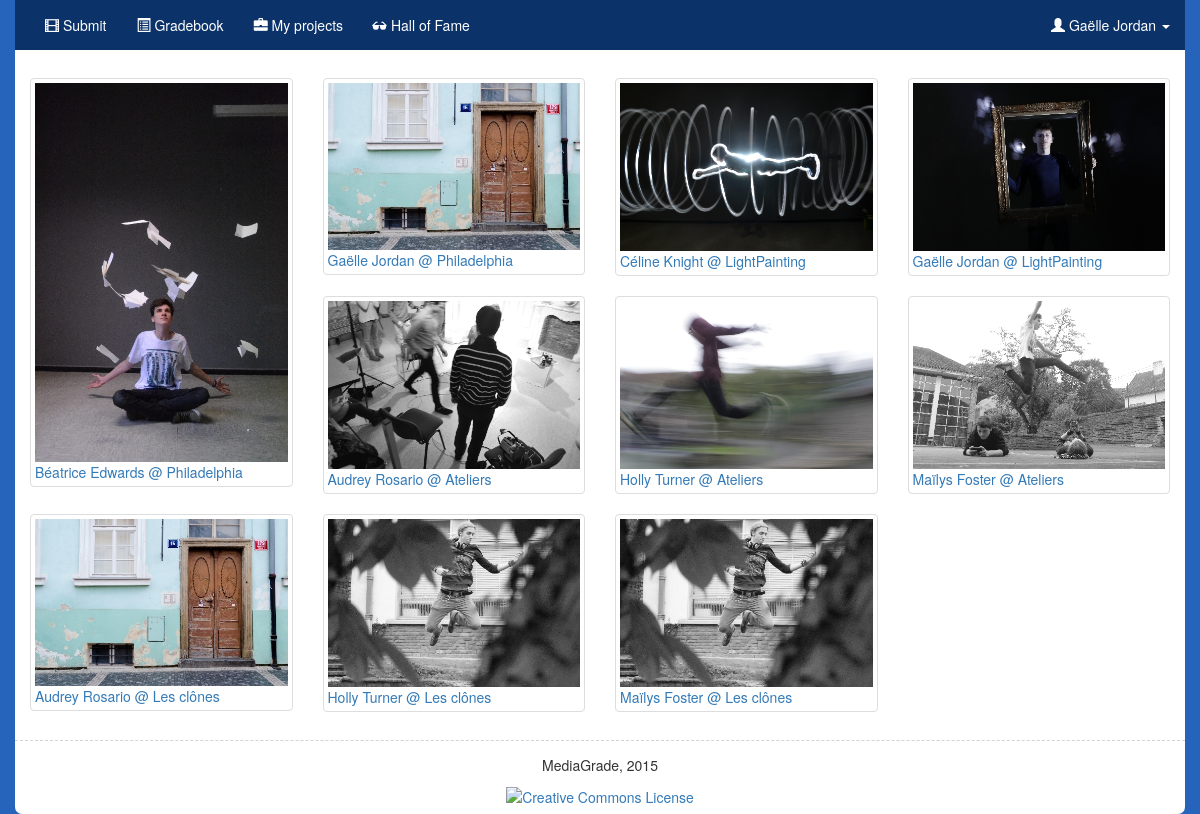
/gallery.php (signed in), run on the app's committed database.
### tables this page shows
CREATE TABLE IF NOT EXISTS `users` (
  `id` int(11) NOT NULL AUTO_INCREMENT,
  `username` varchar(20) NOT NULL,
  `email` tinytext NOT NULL,
  `hash` varchar(255) NOT NULL,
  `name` varchar(20) NOT NULL,
  `last_name` varchar(20) NOT NULL,
  `class` varchar(5) NOT NULL,
  `is_staff` tinyint(1) NOT NULL,
  PRIMARY KEY (`username`),
  KEY `id` (`id`)
);

CREATE TABLE IF NOT EXISTS `submitted` (
  `id` int(11) NOT NULL AUTO_INCREMENT,
  `user_id` int(11) NOT NULL,
  `file_path` text NOT NULL,
  `file_name` text NOT NULL,
  `answers` varchar(8000) NOT NULL,
  `project_id` int(11) NOT NULL,
  UNIQUE KEY `id` (`id`),
  KEY `id_2` (`id`)
);

CREATE TABLE IF NOT EXISTS `projects` (
  `project_id` int(11) NOT NULL AUTO_INCREMENT,
  `periode` tinyint(4) NOT NULL,
  `instructions` varchar(8000) NOT NULL,
  `deadline` date NOT NULL,
  `project_name` text NOT NULL,
  `class` text NOT NULL,
  `assessment_id` text NOT NULL,
  `auto_assessment_id` text NOT NULL,
  `assessment_type` text NOT NULL,
  `skill_id` tinytext NOT NULL,
  `extension` text NOT NULL,
  `is_activated` tinyint(1) NOT NULL DEFAULT '1',
  PRIMARY KEY (`project_id`),
  KEY `id` (`project_id`)
);

### public/gallery.php (called while the page is built, shortened)
<?php
    $medias = [];
    if (isset($_GET["my"]))
    {
        $projects = query(" SELECT user_id, file_path, file_name, submitted.project_id, project_name, name, last_name, users.class, extension
                            FROM submitted
                            LEFT JOIN users
                                ON users.id = submitted.user_id
                            LEFT JOIN projects
                                ON submitted.project_id = projects.project_id
                            WHERE users.id = ?",
                            $_SESSION["id"]);
    }
    else
    {
        $projects = query(" SELECT user_id, file_path, file_name, submitted.project_id, project_name, name, last_name, users.class, extension
                            FROM submitted
                            LEFT JOIN users
                                ON users.id = submitted.user_id
                            LEFT JOIN projects
                                ON submitted.project_id = projects.project_id
                            ORDER BY users.class, submitted.project_id, users.name");
    }
    foreach ($projects as $project)
    {
        $medias[] = [
            "file" => $project["file_path"] . $project["file_name"],
            "thumbnail" => $project["file_path"] . "thumb_" . $project["file_name"],
            "name" => $project["name"],
            "class" => $project["class"],
            "last_name" => $project["last_name"],
            "project_name" => $project["project_name"],
            "extension" => $project["extension"]
            ];
    };
    render("gallery.php", ["title" => "Hall of fame", "medias" => $medias], true);
?>

### templates/gallery.php (the view)
<div class="row" style="padding-top:2em;">
<?php foreach ($medias as $media): ?>
    <div class="col-lg-3 col-md-4 col-xs-6 ">
            <?php if ($media['extension'] == "mp4" || $media['extension'] == "mov" || $media['extension'] == "avi"):?>
            <div class="thumbnail">
               <div class="embed-responsive embed-responsive-16by9">
                    <video class="embed-responsive-item" preload="metadata">
                        <source src="http://final_project/<?= $media['file']?>" type="video/mp4">
                        <p><?= LABEL_NO_HTML5_VIDEO ?> <a href="<?= $media['file'] ?>"><?= LABEL_HERE ?></a></p>
                    </video>
                </div>
                <a href="<?= $media['file'] ?>"><?= $media['name'] . " " . $media['last_name'] . " @ " . $media['project_name']?> (vidéo)</a>
            </div>
            <?php elseif($media['extension'] == "jpeg" || $media['extension'] == "jpg" || $media['extension'] == "png" || $media['extension'] == "gif"): ?>
            <div class="thumbnail">
                <img class="img-responsive" src="<?= $media['thumbnail'] ?>" alt="<?= $media['name'] ?> /">
                <a  href="<?= $media['file'] ?>"><?= $media['name'] . " " . $media['last_name'] . " @ " . $media['project_name']?></a>
            </div>
            <?php endif ?>
    </div>
<?php endforeach ?>
</div>

### includes/functions.php (shortened to what this page needs)
<?php
    function query()
    {
        $sql = func_get_arg(0);
        $parameters = array_slice(func_get_args(), 1);
        static $handle;
        if (!isset($handle))
        {
            try
            {
                $handle = new PDO("mysql:dbname=" . DATABASE . ";host=" . SERVER, USERNAME, PASSWORD);
                $handle->setAttribute(PDO::ATTR_EMULATE_PREPARES, false);
            }
            catch (Exception $e)
            {
                trigger_error($e->getMessage(), E_USER_ERROR);
                exit;
            }
        }
        $statement = $handle->prepare($sql);
        $results = $statement->execute($parameters);
        if ($results !== false)
        {
            return $statement->fetchAll(PDO::FETCH_ASSOC);
        }
        else
        {
            return false;
        }
    }
    function render($template, $values = [], $menu = false)
    {
        if (file_exists("../templates/$template"))
        {
            extract($values);
            require("../templates/header.php");
            if ($menu === true)
            {
                $username = query("SELECT name, last_name FROM users WHERE id = ?", $_SESSION["id"]);
                require("../templates/menu.php");
            }
            require("../templates/$template");
            require("../templates/footer.php");
        }
        else
        {
            trigger_error("Invalid template: $template", E_USER_ERROR);
        }
    }
?>

### templates/header.php (shortened to what this page needs)
<!DOCTYPE html>
<html lang="<?= LANG ?>">
    <head>
        <link href="/css/bootstrap.css" rel="stylesheet"/>
        <link href="/css/styles.css" rel="stylesheet"/>
        <link href="/css/sticky-footer.css" rel="stylesheet"/>
        <link rel="stylesheet"  type="text/css" href="//cdnjs.cloudflare.com/ajax/libs/bootstrap-datepicker/1.3.0/css/datepicker.min.css" />
        <link rel="stylesheet"  type="text/css" href="//cdnjs.cloudflare.com/ajax/libs/bootstrap-datepicker/1.3.0/css/datepicker3.min.css" />
    </head>
    <body>
    <?php if(in_array($_SERVER["PHP_SELF"], ["/login.php", "/register.php", "/logout.php", "/forgot.php"])): ?>
<div class="container" style="min-height:0;-webkit-border-radius: 7px;-moz-border-radius: 7px;border-radius: 7px;">
    <div class="row text-center">
        <header class="col-md-12">
            <h1><a href="/"><img alt="MediaGrade" src="/img/logo.png"/></a></h1>
        </header>
   </div>
   <?php else: ?>
<div class="container ">
   <?php endif ?>

### templates/menu.php (shortened to what this page needs)
<nav class="navbar navbar-default navbar-fixed-top" id="menu">
    <div class="container" <?= ($_SESSION["admin"] ? 'style="background-color:#482084;"' : '') ?>>
         <div id="navbar" class="navbar-collapse collapse">
            <ul class="nav navbar-nav">
            <?php if($_SESSION["admin"]):?>
                 <li><a href="admin.php"><span class="glyphicon glyphicon-film"></span> <?= LABEL_MANAGE_PROJECTS ?> </a></li>
                 <li><a href="grade.php"><span class="glyphicon glyphicon-list-alt"></span> <?= LABEL_RATE ?></a></li>
                 <li>
                     <a href="#" class="dropdown-toggle" data-toggle="dropdown"><span class="glyphicon glyphicon-th-list"></span>  <?= LABEL_RESULTS ?>  <span class="caret"></span></a>
                     <ul class="dropdown-menu dropdown-menu">
                         <?php foreach($classes as $class): ?>
                         <li><a href="admin.php?results=<?= trim($class["class"], " ") ?>"><?= $class["class"] ?></a></li>
                         <?php endforeach ?>
                     </ul>
                 </li>
            <?php else: ?>
                 <li><a href="index.php"><span class="glyphicon glyphicon-film"></span> <?= LABEL_SUBMIT ?></a></li>
                 <li><a href="gradebook.php"><span class="glyphicon glyphicon-list-alt"></span> <?=LABEL_GRADE_BOOK ?></a></li>
                 <li><a href="gallery.php?my"><span class="glyphicon glyphicon-briefcase"></span> <?=LABEL_MY_GALLERY ?></a></li>
            <?php endif ?>
                 <li><a href="gallery.php"><span class="glyphicon glyphicon-sunglasses"></span> <?=LABEL_GALLERY ?></a></li>
            </ul>
            <ul class="nav navbar-nav navbar-right">
                 <li class="dropdown">
                     <a href="#" class="dropdown-toggle" data-toggle="dropdown"><span class="glyphicon glyphicon-user"></span> <?= $username[0]["name"] . " " . $username[0]["last_name"] ?> <span class="caret"></span></a>
                 </li>
            </ul>
         </div>
     </div>
</nav>

### templates/footer.php
           </div>
		   <footer class="footer">
                <div class="container text-center">
                    <p>MediaGrade, 2015</p>
                    <a rel="license" href="http://creativecommons.org/licenses/by-nc-sa/4.0/"><img alt="Creative Commons License" style="border-width:0" src="https://i.creativecommons.org/l/by-nc-sa/4.0/80x15.png" /></a>
                </div>
           </footer>
    </body>
</html>

### public/css/styles.css (style rules this page uses)
html { overflow: -moz-scrollbars-vertical; overflow-y: scroll; }
.container { background: white; -webkit-border-radius: 0 0 7px 7px; -moz-border-radius: 0 0 7px 7px; border-radius: 0 0 7px 7px; }
.navbar-default { -moz-box-shadow: none; -webkit-box-shadow: none; background-color: transparent; background-image: none; border: none; box-shadow: none; }
.navbar-default .navbar-nav>li>a { color: #FFF }
body { background-color: #2664BB; padding-top: 50px; }
footer .container { -moz-box-shadow: none; -webkit-box-shadow: none; border-top: dashed 1px lightgray; box-shadow: none; margin-bottom: 2em; padding: 1em 0 .5em; }
nav .container { padding-bottom: 0; background-color: #0B3269; // background-image: url('../img/banner_av.jpg'); -webkit-border-radius: 0px; -moz-border-radius: 0px; border-radius: 0px; }

### public/css/sticky-footer.css (style rules this page uses)
html, body { height: 100%; }
.container { min-height: 100%; height: auto !important; height: 100%; margin: 0 auto -60px; padding-bottom: 60px; }
.footer { height: 60px; }

### data on the page
users: name "Gaëlle", last_name "Jordan"
submitted: users.name (picture), users.name "Béatrice", users.last_name "Edwards", project.project_name "Philadelphia"
submitted: users.name (picture), users.name "Gaëlle", users.last_name "Jordan", project.project_name "Philadelphia"
submitted: users.name (picture), users.name "Céline", users.last_name "Knight", project.project_name "LightPainting"
submitted: users.name (picture), users.name "Gaëlle", users.last_name "Jordan", project.project_name "LightPainting"
submitted: users.name (picture), users.name "Audrey", users.last_name "Rosario", project.project_name "Ateliers"
submitted: users.name (picture), users.name "Holly", users.last_name "Turner", project.project_name "Ateliers"
submitted: users.name (picture), users.name "Maïlys", users.last_name "Foster", project.project_name "Ateliers"
submitted: users.name (picture), users.name "Audrey", users.last_name "Rosario", project.project_name "Les clônes"
submitted: users.name (picture), users.name "Holly", users.last_name "Turner", project.project_name "Les clônes"
submitted: users.name "Maïlys", users.last_name "Foster", project.project_name "Les clônes"

### other printed values
LABEL_SUBMIT "Submit"
LABEL_GRADE_BOOK "Gradebook"
LABEL_MY_GALLERY "My projects"
LABEL_GALLERY "Hall of Fame"
